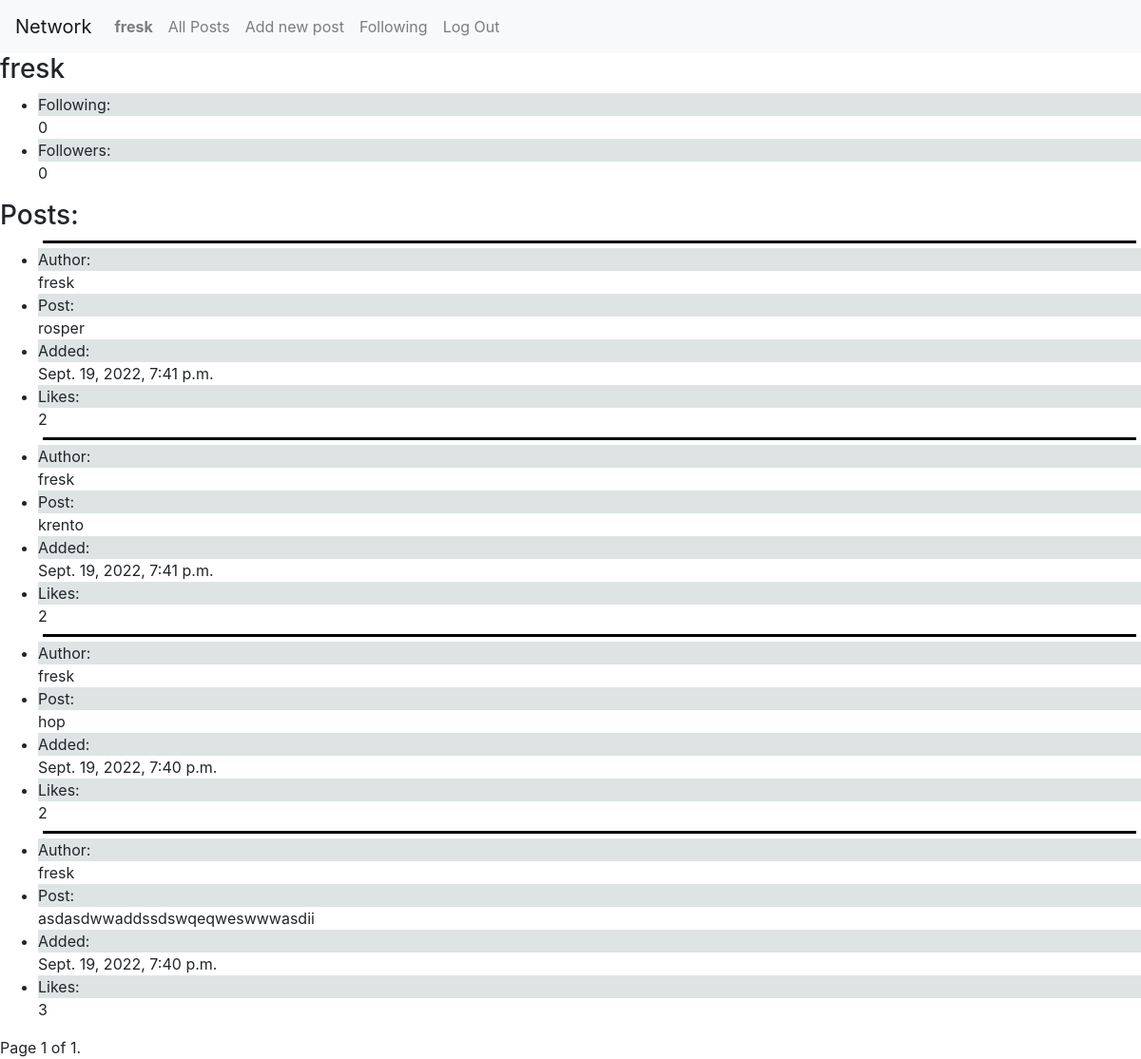
Page /profile/1 (signed in) on the earlier database version.
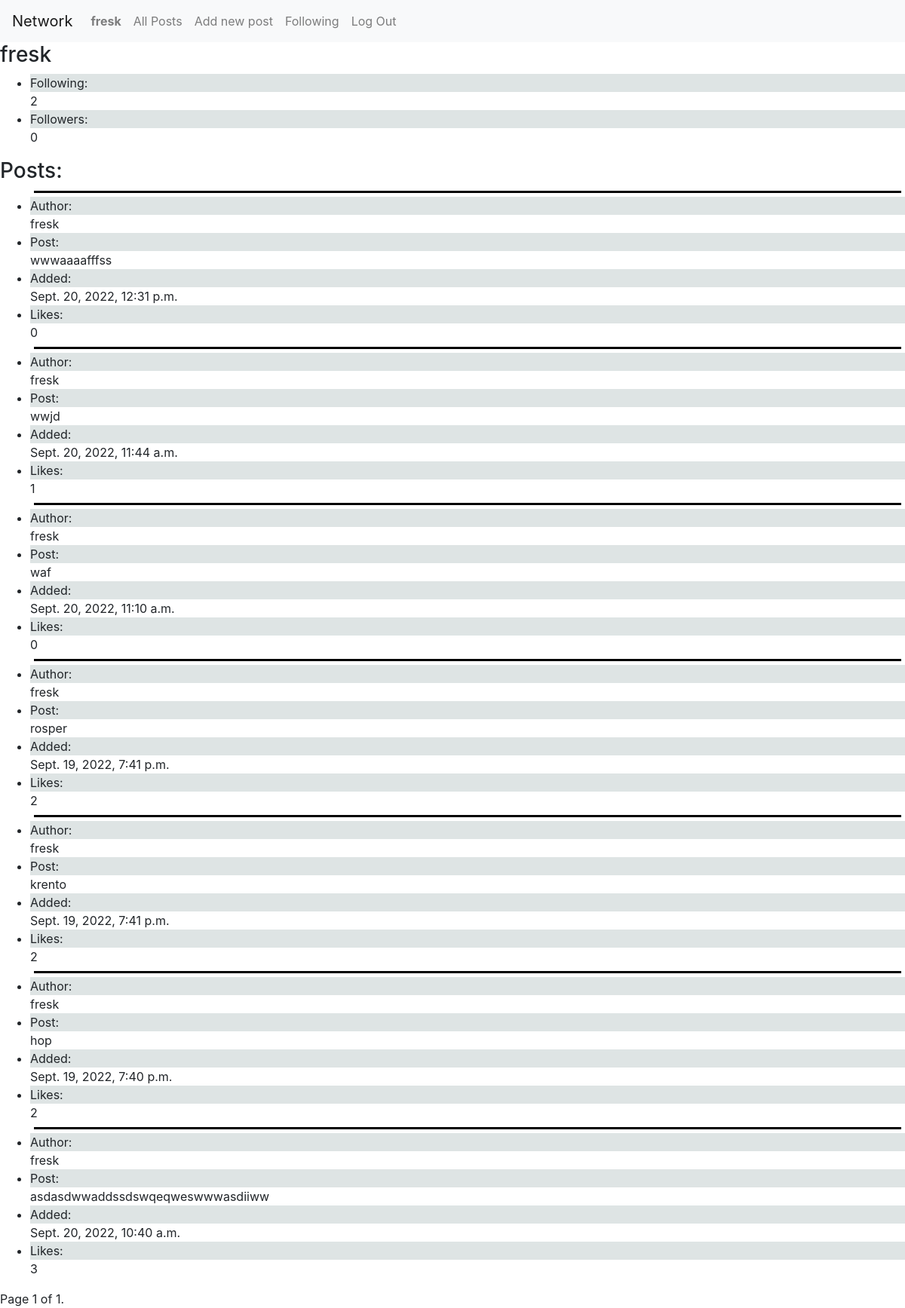
Same page on the later database version.
### network/models.py (models this page shows, shortened)
class User(AbstractUser):
    followers_number = models.IntegerField(default=0)
    following_number = models.IntegerField(default=0)
    followers = models.ManyToManyField("self", blank=True, symmetrical=False, related_name="u_followers")
    following = models.ManyToManyField("self", blank=True,  symmetrical=False, related_name="u_following")

class New_post(models.Model):
    poster = models.ForeignKey(User, on_delete=models.CASCADE, related_name="poster")
    post = models.TextField(max_length=500)
    date = models.DateTimeField(auto_now_add=True)
    likes = models.IntegerField(default=0)
    u_likes = models.ManyToManyField(User, blank=True, related_name="u_likes")

### network/views.py (the view, shortened to what this page needs)
# urls.py: path("profile/<int:user_id>", views.profile, name="profile"),
def profile(request, user_id):
    profile = User.objects.get(id=user_id)
    posts = list(reversed(New_post.objects.all().filter(poster=profile.id)))
    user = User.objects.get(id=request.user.id)
    paginator = Paginator(posts, 10)
    page_number = request.GET.get('page')
    page_obj = paginator.get_page(page_number)
    return render(request, "network/profile.html", {
        "profile": profile,
        "page_obj": page_obj,
        "page_number": page_number
    })

### network/templates/network/profile.html (shortened to what this page needs)
{% extends "network/layout.html" %}
{% block body %}
    <h3>{{ profile.username }}</h3>
    <ul>
        <li><div class="grey">Following:</div>{{ profile.following_number }}</li>
        <li><div class="grey">Followers:</div>{{ profile.followers_number }}</li>
    </ul>
    <h3>Posts:</h3>
    <ul>
        {% for post in page_obj %}
            <div class="line"></div>
            <div>
                <li><div class="grey">Author:</div>{{ post.poster }}</li>
                <li><div class="grey">Post:</div>{{ post.post }}</li>
                <li><div class="grey">Added:</div>{{ post.date }}</li>
                <li><div class="grey">Likes:</div>{{ post.likes }}</li>
                {% empty %}
                <li>No current posts</li>
            </div>
            {% endfor %}
    </ul>
    <div class="pagination">
        <span class="step-links">
            <span class="current">
                Page {{ page_obj.number }} of {{ page_obj.paginator.num_pages }}.
            </span>
        </span>
    </div>
{% endblock %}

### network/templates/network/layout.html (shortened to what this page needs)
{% load static %}
<!DOCTYPE html>
<html lang="en">
    <head>
        <link rel="stylesheet" href="https://stackpath.bootstrapcdn.com/bootstrap/4.4.1/css/bootstrap.min.css">
        <link href="{% static 'network/styles.css' %}" rel="stylesheet">
    </head>
    <body>
        <nav class="navbar navbar-expand-lg navbar-light bg-light">
            <a class="navbar-brand" href="#">Network</a>
            <div>
              <ul class="navbar-nav mr-auto">
                {% if user.is_authenticated %}
                    <li class="nav-item">
                        <a class="nav-link" href="{% url 'profile' user.id %}"><strong>{{ user.username }}</strong></a>
                    </li>
                {% endif %}
                <li class="nav-item">
                  <a class="nav-link" href="{% url 'index' %}">All Posts</a>
                </li>
                {% if user.is_authenticated %}
                    <li class="nav-item">
                        <a class="nav-link" href="{% url 'new_post' %}">Add new post</a>
                    </li>
                    <li class="nav-item">
                        <a class="nav-link" href="{% url 'following' %}">Following</a>
                    </li>
                    <li class="nav-item">
                        <a class="nav-link" href="{% url 'logout' %}">Log Out</a>
                    </li>
                {% endif %}
              </ul>
            </div>
          </nav>
        <div class="body">
            {% block body %}
            {% endblock %}
        </div>
    </body>
</html>

### network/static/network/styles.css (style rules this page uses)
.line { border-bottom: 3px solid black; height: 5px; margin: 5px; }
.grey { background-color: rgba(210, 218, 218, 0.733); }

Differences in the rows shown:
changed User "fresk": following_number "0" → "2"
added New_post: poster "fresk", post "wwwaaaafffss", date "Sept. 20, 2022, 12:31 p.m.", likes "0"
added New_post: poster "fresk", post "wwjd", date "Sept. 20, 2022, 11:44 a.m.", likes "1"
added New_post: poster "fresk", post "waf", date "Sept. 20, 2022, 11:10 a.m.", likes "0"
changed New_post: post "asdasdwwaddssdswqeqweswwwasdii" → "asdasdwwaddssdswqeqweswwwasdiiww"; date "Sept. 19, 2022, 7:40 p.m." → "Sept. 20, 2022, 10:40 a.m."
